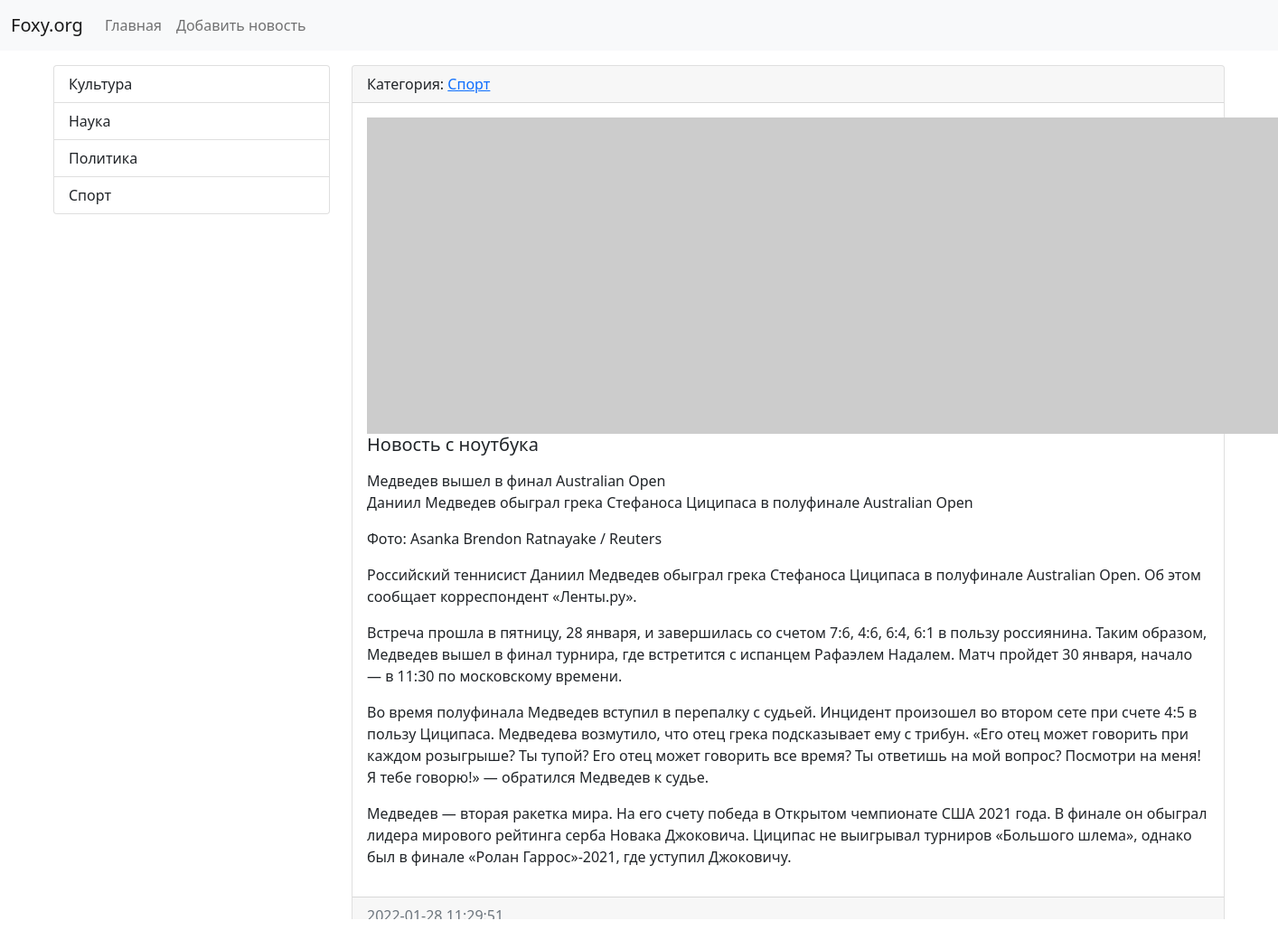
/news/12/, run on the app's committed database.
### news/models.py (models this page shows, shortened)
class Category(models.Model):
    title = models.CharField(max_length=150, db_index=True, verbose_name='Наименование категории')
    def get_absolute_url(self):
        return reverse('category', kwargs={'category_id': self.pk})
    def __str__(self):
        return self.title
    class Meta:
        verbose_name = 'Категория'
        verbose_name_plural = 'Категории'
        ordering = ['title']

class News(models.Model):
    title = models.CharField(max_length=150, verbose_name='Заголовок')
    content = models.TextField(blank=True, verbose_name='Текст')
    created_at = models.DateTimeField(auto_now_add=True, verbose_name='Создано')
    updated_at = models.DateTimeField(auto_now=True, verbose_name='Обновлено')
    photo = models.ImageField(upload_to='photos/%Y/%m/%d/', verbose_name='Изображение', blank=True)
    is_published = models.BooleanField(default=True, verbose_name='Опубликовано')
    category = models.ForeignKey('Category', on_delete=models.PROTECT, null=True, verbose_name='Категория')
    views = models.IntegerField(default=0)
    class Meta:
        verbose_name = 'Новость'
        verbose_name_plural = 'Новости'
        ordering = ['-created_at']

### news/views.py (the view)
# urls.py: path('news/<int:pk>/', ViewNews.as_view(), name='view_news'),
class ViewNews(DetailView):
    model = News
    context_object_name = 'news_item'

### news/templatetags/news_tags.py (called while the page is built)
@register.inclusion_tag('news/list_categories.html')
def show_categories():
    categories = Category.objects.all()
    return {'categories': categories}

### news/templates/news/news_detail.html (shortened to what this page needs)
{% extends 'base.html' %}
{% block sidebar %}
{% include 'inc/_sidebar.html' %}
{% endblock %}
{% block content %}
<div class="card mb-3">
    <div class="card-header">
        Категория: <a href="{{ news_item.category.get_absolute_url }}">{{ news_item.category }}</a>
    </div>
    <div class="card-body">
        {% if item.photo %}
        <img src="{{ news_item.photo.url }}" alt="" width="350" class="float-left mr-3">
        {% else %}
        <img src="https://picsum.photos/id/1060/350/235/?blur=2" alt="" class="float-left mr-3">
        {% endif %}
        <h5 class="card-title">{{ news_item.title }}</h5>
        <p class="card-text">{{ news_item.content|safe|linebreaks }}</p>
    </div>
    <div class="card-footer text-muted">
        {{ news_item.created_at|date:"Y-m-d H:i:s" }}
    </div>
</div>
{% endblock %}

### news/templates/news/list_categories.html
    <div class="list-group">
        {% for item in categories %}
        <a href="{{ item.get_absolute_url }}" class="list-group-item list-group-item-action">
            {{ item.title }}
        </a>
        {% endfor %}
    </div>

### data on the page
Category: title "Культура"
Category: title "Наука"
Category: title "Политика"
Category: title "Спорт"
News: category "Спорт", title "Новость с ноутбука", content "Медведев вышел в финал Australian Open Даниил Медведев обыграл грека Стефаноса Циципаса в полуфинале Australian Open Фото: Asanka Brendon Ratnayake / Reuters Российский теннисист Даниил Медведев обыграл грека Стефаноса Циципаса в полуфинале Australian Open. Об этом сообщает корреспондент «Ленты.ру». Встреча прошла в пятницу, 28 января, и завершилась со счетом 7:6, 4:6, 6:4, 6:1 в пользу россиянина. Таким образом, Медведев вышел в финал турнира, где встретится с испанцем Рафаэлем Надалем. Матч пройдет 30 января, начало — в 11:30 по московскому времени. Во время полуфинала Медведев вступил в перепалку с судьей. Инцидент произошел во втором сете при счете 4:5 в пользу Циципаса. Медведева…", created_at "2022-01-28 11:29:51"
